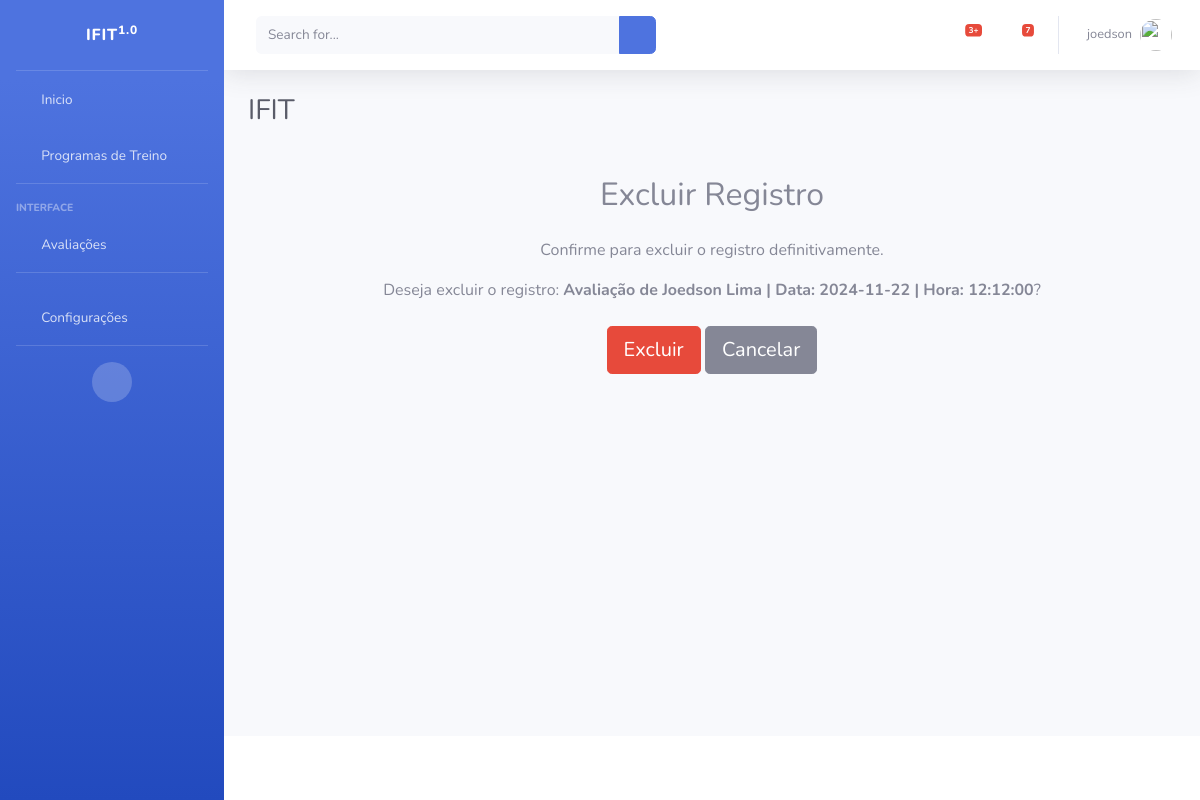
Before: /excluir/avaliacao/2/ (signed in) with the older database file.
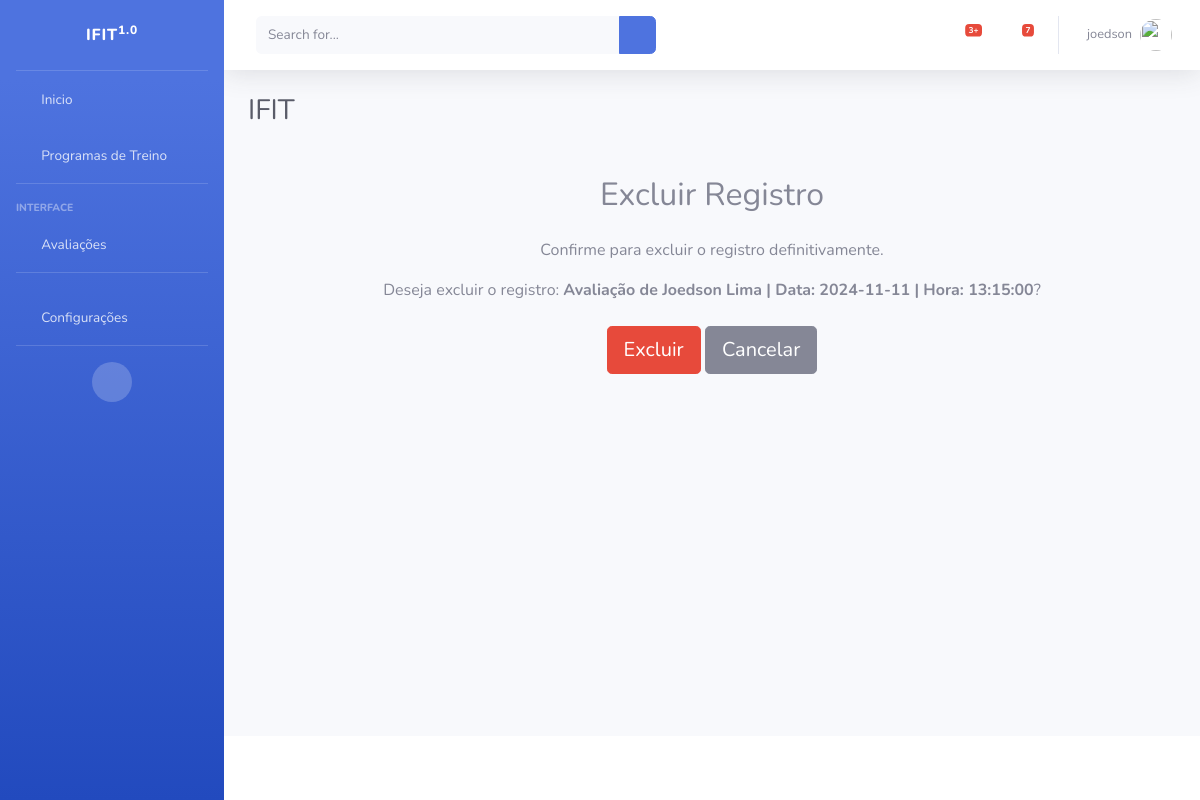
After: the same page with the newer database file.
### cadastros/models.py (models this page shows)
class Avaliacao(models.Model):
    usuario = models.ForeignKey(User, on_delete=models.CASCADE)
    data = models.DateField()
    hora = models.TimeField()
    idade = models.PositiveIntegerField()
    peso = models.DecimalField(max_digits=5, decimal_places=2)
    altura = models.DecimalField(max_digits=4, decimal_places=2)
    pescoco = models.DecimalField(max_digits=5, decimal_places=2)
    ombro_dir = models.DecimalField(max_digits=5, decimal_places=2)
    ombro_esq = models.DecimalField(max_digits=5, decimal_places=2)
    braco_relaxado_dir = models.DecimalField(max_digits=5, decimal_places=2)
    braco_relaxado_esq = models.DecimalField(max_digits=5, decimal_places=2)
    braco_contraido_dir = models.DecimalField(max_digits=5, decimal_places=2)
    braco_contraido_esq = models.DecimalField(max_digits=5, decimal_places=2)
    antebraco_dir = models.DecimalField(max_digits=5, decimal_places=2)
    antebraco_esq = models.DecimalField(max_digits=5, decimal_places=2)
    torax_relaxado = models.DecimalField(max_digits=5, decimal_places=2)
    torax_contraido = models.DecimalField(max_digits=5, decimal_places=2)
    cintura = models.DecimalField(max_digits=5, decimal_places=2)
    quadril = models.DecimalField(max_digits=5, decimal_places=2)
    coxa_dir = models.DecimalField(max_digits=5, decimal_places=2)
    coxa_esq = models.DecimalField(max_digits=5, decimal_places=2)
    panturrilha_dir = models.DecimalField(max_digits=5, decimal_places=2)
    panturrilha_esq = models.DecimalField(max_digits=5, decimal_places=2)
    def __str__(self):
        return f"Avaliação de {self.usuario.first_name} {self.usuario.last_name} | Data: {self.data} | Hora: {self.hora}"

### cadastros/views.py (the view)
# urls.py: path('excluir/avaliacao/<int:pk>/', AvaliacaoDelete.as_view(), name='excluir-avaliacao'),
class AvaliacaoDelete(GroupRequiredMixin, LoginRequiredMixin, DeleteView):
    login_url = reverse_lazy('login')
    group_required = u"Administrador"
    model = Avaliacao
    template_name = 'cadastros/form-excluir.html'
    success_url = reverse_lazy('listar-avaliacoes')

### cadastros/templates/cadastros/form-excluir.html (shortened to what this page needs)
{% extends 'paginas/index.html' %}
{% load static %}
{% block conteudo %}
<div class="container mt-5">
    <h2 class="text-center mb-4">Excluir Registro</h2>
    <p class="text-center">
        Confirme para excluir o registro definitivamente.
    </p>
    <form method="post" novalidate>
        <p class="text-center">
            Deseja excluir o registro: <b>{{ object }}</b>?
        </p>
        <div class="text-center mt-4">
            <button type="submit" class="btn btn-danger btn-lg">Excluir</button>
            <a href="{% url 'listar-training-exercicios' %}" class="btn btn-secondary btn-lg">Cancelar</a>
        </div>
    </form>
</div>
{% endblock %}

Changed rows visible on the page:
changed Avaliacao: usuario+data+hora "Avaliação de Joedson Lima | Data: 2024-11-22 | Hora: 12:12:00" → "Avaliação de Joedson Lima | Data: 2024-11-11 | Hora: 13:15:00"
